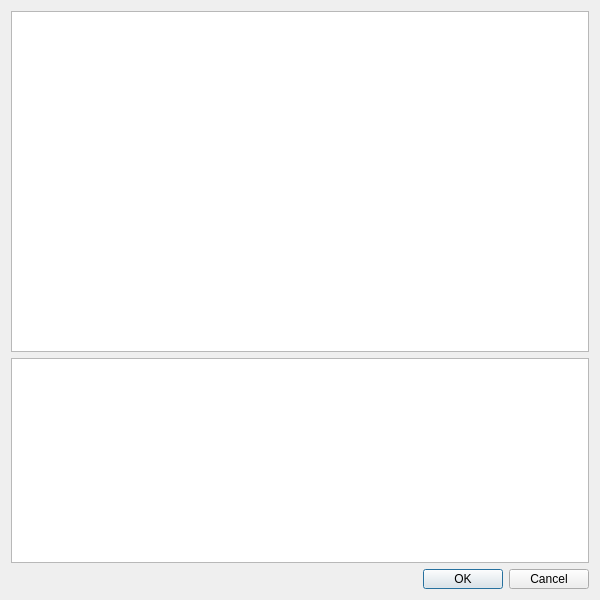
<?xml version="1.0" encoding="UTF-8"?>
<ui version="4.0">
 <class>Dialog</class>
 <widget class="QDialog" name="Dialog">
  <property name="geometry">
   <rect>
    <x>0</x>
    <y>0</y>
    <width>600</width>
    <height>600</height>
   </rect>
  </property>
  <property name="windowTitle">
   <string>Dialog</string>
  </property>
  <layout class="QGridLayout" name="gridLayout">
   <item row="0" column="0">
    <layout class="QVBoxLayout" name="verticalLayout" stretch="5,3,0">
     <item>
      <widget class="QTreeView" name="operations_treeView"/>
     </item>
     <item>
      <widget class="QListWidget" name="operations_listWidget"/>
     </item>
     <item>
      <layout class="QHBoxLayout" name="horizontalLayout">
       <item>
        <widget class="QDialogButtonBox" name="operations_buttonBox">
         <property name="minimumSize">
          <size>
           <width>0</width>
           <height>20</height>
          </size>
         </property>
         <property name="maximumSize">
          <size>
           <width>16777215</width>
           <height>20</height>
          </size>
         </property>
         <property name="orientation">
          <enum>Qt::Horizontal</enum>
         </property>
         <property name="standardButtons">
          <set>QDialogButtonBox::Cancel|QDialogButtonBox::Ok</set>
         </property>
        </widget>
       </item>
      </layout>
     </item>
    </layout>
   </item>
  </layout>
 </widget>
 <resources/>
 <connections>
  <connection>
   <sender>operations_buttonBox</sender>
   <signal>accepted()</signal>
   <receiver>Dialog</receiver>
   <slot>accept()</slot>
   <hints>
    <hint type="sourcelabel">
     <x>248</x>
     <y>254</y>
    </hint>
    <hint type="destinationlabel">
     <x>157</x>
     <y>274</y>
    </hint>
   </hints>
  </connection>
  <connection>
   <sender>operations_buttonBox</sender>
   <signal>rejected()</signal>
   <receiver>Dialog</receiver>
   <slot>reject()</slot>
   <hints>
    <hint type="sourcelabel">
     <x>316</x>
     <y>260</y>
    </hint>
    <hint type="destinationlabel">
     <x>286</x>
     <y>274</y>
    </hint>
   </hints>
  </connection>
 </connections>
</ui>
